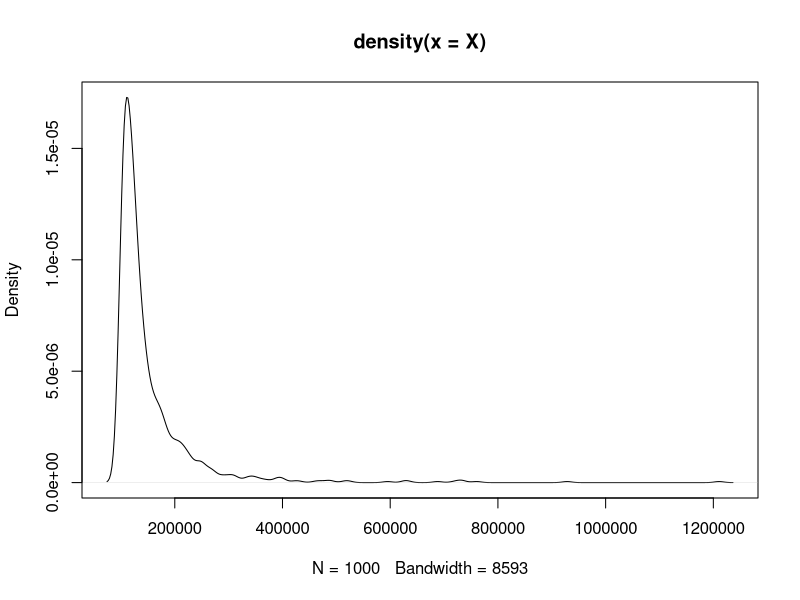

Write R code to recreate this figure.
## F(x) = 1 - (beta/x)^alpha (= y)
## F-1(x) => x = beta / (1 - y)^(1/alpha)

## simulate size of claims per year
inv.f <- function(y, alpha, beta) (beta / (1 - y)^(1/alpha))

simu.X <- function(n_samples){
  alpha = 3; beta = 100000
  y = runif(n_samples, 0, 1)
  X = inv.f(y, alpha, beta)
  X
}

X = simu.X(n_samples = 1000)
print(X)

plot(density(X))
# plot(density(X), type = 'hist')


## assets at the end of 5 years
z <- function(t){
  premiums = 5500000; claims = simu.X(n_samples = 1)
  if(t == 0){ 
    return(1000000)
  }
  if(z(t-1) > 0){
    return(max(z(t-1) + premiums - claims, 0))
  }
  else return(0)
}

z(t = 5)
